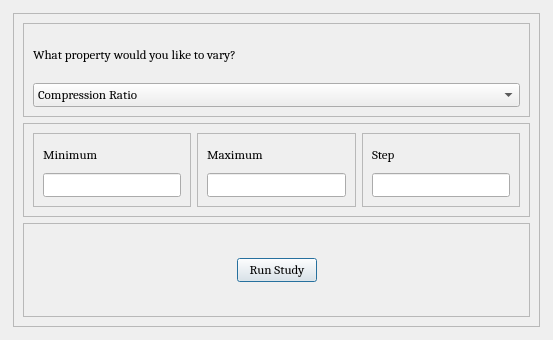
<?xml version="1.0" encoding="UTF-8"?>
<ui version="4.0">
 <class>newStudy</class>
 <widget class="QDialog" name="newStudy">
  <property name="geometry">
   <rect>
    <x>0</x>
    <y>0</y>
    <width>553</width>
    <height>340</height>
   </rect>
  </property>
  <property name="windowTitle">
   <string>Dialog</string>
  </property>
  <widget class="QFrame" name="bigFrame">
   <property name="geometry">
    <rect>
     <x>13</x>
     <y>13</y>
     <width>527</width>
     <height>314</height>
    </rect>
   </property>
   <property name="frameShape">
    <enum>QFrame::StyledPanel</enum>
   </property>
   <property name="frameShadow">
    <enum>QFrame::Raised</enum>
   </property>
   <layout class="QVBoxLayout" name="verticalLayout_6">
    <item>
     <widget class="QFrame" name="propertyvaryframe">
      <property name="frameShape">
       <enum>QFrame::StyledPanel</enum>
      </property>
      <property name="frameShadow">
       <enum>QFrame::Raised</enum>
      </property>
      <layout class="QVBoxLayout" name="verticalLayout">
       <item>
        <widget class="QLabel" name="label">
         <property name="font">
          <font>
           <family>Cambria</family>
           <pointsize>10</pointsize>
          </font>
         </property>
         <property name="text">
          <string>What property would you like to vary?</string>
         </property>
        </widget>
       </item>
       <item>
        <widget class="QComboBox" name="propertyToVary">
         <property name="font">
          <font>
           <family>Cambria</family>
           <pointsize>10</pointsize>
          </font>
         </property>
         <item>
          <property name="text">
           <string>Compression Ratio</string>
          </property>
         </item>
        </widget>
       </item>
      </layout>
     </widget>
    </item>
    <item>
     <widget class="QFrame" name="minmaxstepframe">
      <property name="frameShape">
       <enum>QFrame::StyledPanel</enum>
      </property>
      <property name="frameShadow">
       <enum>QFrame::Raised</enum>
      </property>
      <layout class="QHBoxLayout" name="horizontalLayout">
       <item>
        <widget class="QFrame" name="minframe">
         <property name="frameShape">
          <enum>QFrame::StyledPanel</enum>
         </property>
         <property name="frameShadow">
          <enum>QFrame::Raised</enum>
         </property>
         <layout class="QVBoxLayout" name="verticalLayout_2">
          <item>
           <widget class="QLabel" name="minlabel">
            <property name="font">
             <font>
              <family>Cambria</family>
              <pointsize>10</pointsize>
             </font>
            </property>
            <property name="text">
             <string>Minimum</string>
            </property>
           </widget>
          </item>
          <item>
           <widget class="QLineEdit" name="minedit">
            <property name="font">
             <font>
              <family>Cambria</family>
              <pointsize>10</pointsize>
             </font>
            </property>
           </widget>
          </item>
         </layout>
        </widget>
       </item>
       <item>
        <widget class="QFrame" name="maxframe">
         <property name="frameShape">
          <enum>QFrame::StyledPanel</enum>
         </property>
         <property name="frameShadow">
          <enum>QFrame::Raised</enum>
         </property>
         <layout class="QVBoxLayout" name="verticalLayout_3">
          <item>
           <widget class="QLabel" name="maxlable">
            <property name="font">
             <font>
              <family>Cambria</family>
              <pointsize>10</pointsize>
             </font>
            </property>
            <property name="text">
             <string>Maximum</string>
            </property>
           </widget>
          </item>
          <item>
           <widget class="QLineEdit" name="maxedit">
            <property name="font">
             <font>
              <family>Cambria</family>
              <pointsize>10</pointsize>
             </font>
            </property>
           </widget>
          </item>
         </layout>
        </widget>
       </item>
       <item>
        <widget class="QFrame" name="stepframe">
         <property name="frameShape">
          <enum>QFrame::StyledPanel</enum>
         </property>
         <property name="frameShadow">
          <enum>QFrame::Raised</enum>
         </property>
         <layout class="QVBoxLayout" name="verticalLayout_4">
          <item>
           <widget class="QLabel" name="steplabel">
            <property name="font">
             <font>
              <family>Cambria</family>
              <pointsize>10</pointsize>
             </font>
            </property>
            <property name="text">
             <string>Step</string>
            </property>
           </widget>
          </item>
          <item>
           <widget class="QLineEdit" name="stepedit">
            <property name="font">
             <font>
              <family>Cambria</family>
              <pointsize>10</pointsize>
             </font>
            </property>
           </widget>
          </item>
         </layout>
        </widget>
       </item>
      </layout>
     </widget>
    </item>
    <item>
     <widget class="QFrame" name="runstudyframe">
      <property name="frameShape">
       <enum>QFrame::StyledPanel</enum>
      </property>
      <property name="frameShadow">
       <enum>QFrame::Raised</enum>
      </property>
      <layout class="QHBoxLayout" name="horizontalLayout_2">
       <item>
        <spacer name="horizontalSpacer">
         <property name="orientation">
          <enum>Qt::Horizontal</enum>
         </property>
         <property name="sizeHint" stdset="0">
          <size>
           <width>40</width>
           <height>20</height>
          </size>
         </property>
        </spacer>
       </item>
       <item>
        <widget class="QPushButton" name="runstudybutton">
         <property name="font">
          <font>
           <family>Cambria</family>
           <pointsize>10</pointsize>
          </font>
         </property>
         <property name="text">
          <string>Run Study</string>
         </property>
        </widget>
       </item>
       <item>
        <spacer name="horizontalSpacer_2">
         <property name="orientation">
          <enum>Qt::Horizontal</enum>
         </property>
         <property name="sizeHint" stdset="0">
          <size>
           <width>40</width>
           <height>20</height>
          </size>
         </property>
        </spacer>
       </item>
      </layout>
     </widget>
    </item>
   </layout>
  </widget>
 </widget>
 <resources/>
 <connections>
  <connection>
   <sender>runstudybutton</sender>
   <signal>clicked()</signal>
   <receiver>newStudy</receiver>
   <slot>runStudy()</slot>
   <hints>
    <hint type="sourcelabel">
     <x>313</x>
     <y>279</y>
    </hint>
    <hint type="destinationlabel">
     <x>548</x>
     <y>313</y>
    </hint>
   </hints>
  </connection>
 </connections>
 <slots>
  <slot>runStudy()</slot>
 </slots>
</ui>
